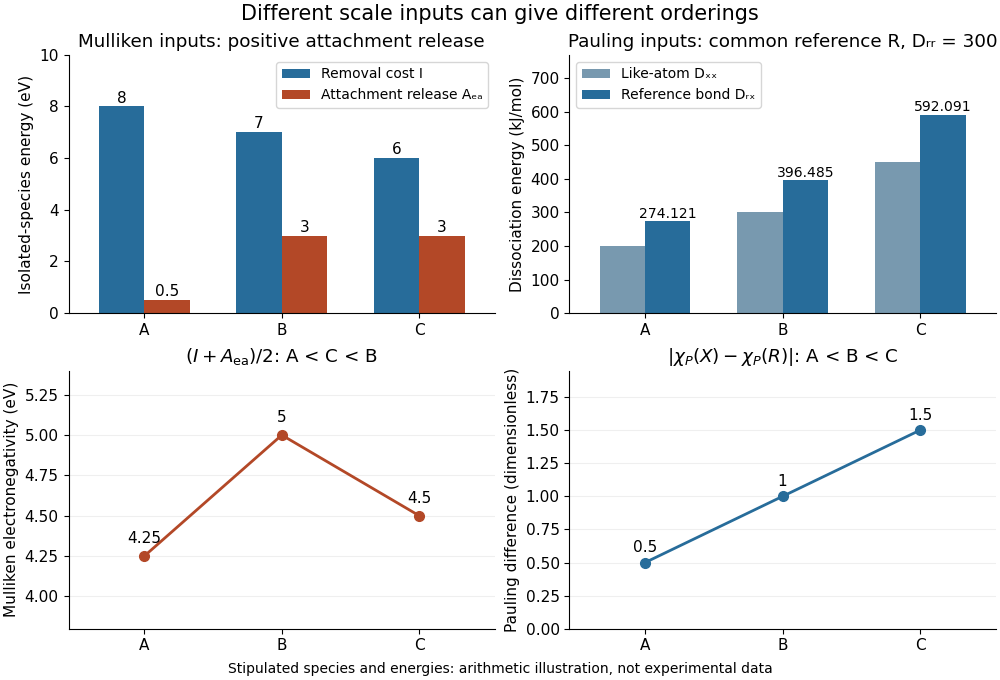

Write the Python code that produced this figure.
"""Compare independently stipulated atomic and bond-energy scale inputs.

Run from _media with Python 3.14, matplotlib 3.10.7 and numpy 2.3.5.
All numbers are invented model inputs, not a table of measured elements.
"""

from pathlib import Path

import matplotlib.pyplot as plt
import numpy as np


def main():
    conversion = 96.485
    positions = np.arange(3)
    labels = ["A", "B", "C"]
    ionization = np.array([8.0, 7.0, 6.0])
    affinity = np.array([0.5, 3.0, 3.0])
    mulliken = (ionization + affinity) / 2
    drr = 300.0
    dxx = np.array([200.0, 300.0, 450.0])
    drx = (drr + dxx) / 2 + conversion * np.array([0.5, 1.0, 1.5]) ** 2
    pauling_difference = np.sqrt((drx - (drr + dxx) / 2) / conversion)
    plt.rcParams.update({"font.size": 11, "axes.spines.top": False,
                         "axes.spines.right": False})
    fig, axes = plt.subplots(2, 2, figsize=(10, 6.8), layout="constrained")
    fig.patch.set_facecolor("white")
    fig.suptitle("Different scale inputs can give different orderings", fontsize=15)
    atoms, bonds = axes[0]
    mean, difference = axes[1]
    width = 0.33
    atoms.bar(positions - width / 2, ionization, width, label="Removal cost I",
              color="#276c9a")
    atoms.bar(positions + width / 2, affinity, width, label="Attachment release Aₑₐ",
              color="#b34827")
    atoms.set(ylim=(0, 10), ylabel="Isolated-species energy (eV)",
              title="Mulliken inputs: positive attachment release")
    atoms.legend(fontsize=10, loc="upper right")
    for x, i, a in zip(positions, ionization, affinity):
        atoms.text(x - width/2, i + 0.15, f"{i:g}", ha="center")
        atoms.text(x + width/2, a + 0.15, f"{a:g}", ha="center")
    bonds.bar(positions - width / 2, dxx, width, label="Like-atom Dₓₓ", color="#7899af")
    bonds.bar(positions + width / 2, drx, width, label="Reference bond Dᵣₓ", color="#276c9a")
    bonds.set(ylim=(0, 770), ylabel="Dissociation energy (kJ/mol)",
              title="Pauling inputs: common reference R, Dᵣᵣ = 300")
    bonds.legend(fontsize=10, loc="upper left")
    for x, d in zip(positions, drx):
        bonds.text(x + width/2, d + 10, f"{d:.3f}", ha="center", fontsize=10)
    mean.plot(positions, mulliken, "o-", color="#b34827", linewidth=2, markersize=7)
    mean.set(ylim=(3.8, 5.4), ylabel="Mulliken electronegativity (eV)",
             title=r"$(I+A_{\rm ea})/2$: A < C < B")
    difference.plot(positions, pauling_difference, "o-", color="#276c9a", linewidth=2,
                    markersize=7)
    difference.set(ylim=(0, 1.95), ylabel="Pauling difference (dimensionless)",
                   title=r"$|\chi_P(X)-\chi_P(R)|$: A < B < C")
    for ax, values in [(mean, mulliken), (difference, pauling_difference)]:
        for x, value in zip(positions, values):
            ax.text(x, value + 0.08, f"{value:g}", ha="center")
        ax.grid(axis="y", alpha=0.2)
    for ax in axes.flat:
        ax.set_xticks(positions, labels)
        ax.set_xlim(-0.55, 2.55)
        ax.set_facecolor("white")
    fig.supxlabel("Stipulated species and energies: arithmetic illustration, not experimental data", fontsize=10)
    fig.savefig(Path.cwd() / (Path(__file__).stem + ".png"), dpi=100,
                facecolor="white", transparent=False)
    plt.close(fig)


if __name__ == "__main__":
    main()
